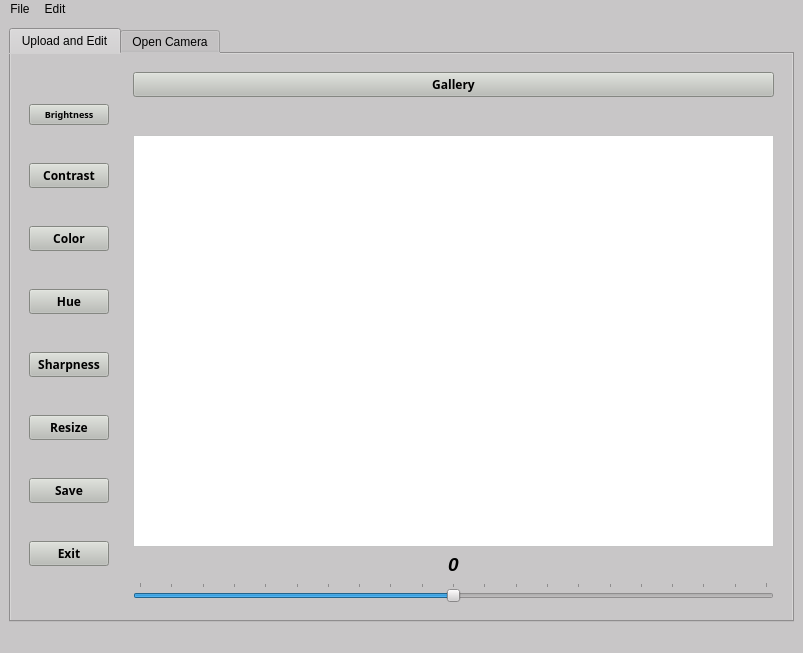
<?xml version="1.0" encoding="UTF-8"?>
<ui version="4.0">
 <class>MainWindow</class>
 <widget class="QMainWindow" name="MainWindow">
  <property name="geometry">
   <rect>
    <x>0</x>
    <y>0</y>
    <width>803</width>
    <height>653</height>
   </rect>
  </property>
  <property name="font">
   <font>
    <family>Segoe Print</family>
   </font>
  </property>
  <property name="windowTitle">
   <string>Image Editor (OpenCV)</string>
  </property>
  <property name="windowIcon">
   <iconset resource="resources.qrc">
    <normaloff>:/Icons/Icons/brightness(1).png</normaloff>:/Icons/Icons/brightness(1).png</iconset>
  </property>
  <property name="autoFillBackground">
   <bool>false</bool>
  </property>
  <property name="styleSheet">
   <string notr="true">background:rgb(200, 198, 199)</string>
  </property>
  <property name="tabShape">
   <enum>QTabWidget::Triangular</enum>
  </property>
  <widget class="QWidget" name="centralwidget">
   <layout class="QHBoxLayout" name="horizontalLayout_2">
    <item>
     <layout class="QHBoxLayout" name="horizontalLayout">
      <item>
       <widget class="QTabWidget" name="Tab">
        <property name="tabPosition">
         <enum>QTabWidget::North</enum>
        </property>
        <property name="currentIndex">
         <number>0</number>
        </property>
        <property name="iconSize">
         <size>
          <width>30</width>
          <height>30</height>
         </size>
        </property>
        <widget class="QWidget" name="EditTab">
         <property name="font">
          <font>
           <family>Segoe Print</family>
           <weight>75</weight>
           <italic>true</italic>
           <bold>true</bold>
          </font>
         </property>
         <attribute name="icon">
          <iconset resource="resources.qrc">
           <normaloff>:/Icons/Icons/image.png</normaloff>:/Icons/Icons/image.png</iconset>
         </attribute>
         <attribute name="title">
          <string>Upload and Edit</string>
         </attribute>
         <layout class="QGridLayout" name="gridLayout_3">
          <item row="1" column="0">
           <widget class="QFrame" name="frame_2">
            <property name="frameShape">
             <enum>QFrame::NoFrame</enum>
            </property>
            <property name="frameShadow">
             <enum>QFrame::Plain</enum>
            </property>
            <layout class="QVBoxLayout" name="verticalLayout">
             <item>
              <widget class="QPushButton" name="Brightness">
               <property name="font">
                <font>
                 <family>Segoe Print</family>
                 <pointsize>7</pointsize>
                 <weight>75</weight>
                 <italic>false</italic>
                 <bold>true</bold>
                 <underline>false</underline>
                 <strikeout>false</strikeout>
                 <kerning>false</kerning>
                </font>
               </property>
               <property name="mouseTracking">
                <bool>true</bool>
               </property>
               <property name="tabletTracking">
                <bool>true</bool>
               </property>
               <property name="focusPolicy">
                <enum>Qt::WheelFocus</enum>
               </property>
               <property name="acceptDrops">
                <bool>true</bool>
               </property>
               <property name="layoutDirection">
                <enum>Qt::LeftToRight</enum>
               </property>
               <property name="autoFillBackground">
                <bool>false</bool>
               </property>
               <property name="styleSheet">
                <string notr="true">background-color: rgb(186, 189, 182);</string>
               </property>
               <property name="text">
                <string>Brightness</string>
               </property>
               <property name="icon">
                <iconset theme="brightness" resource="resources.qrc">
                 <normaloff>:/Icons/Icons/brightness(1).png</normaloff>:/Icons/Icons/brightness(1).png</iconset>
               </property>
               <property name="iconSize">
                <size>
                 <width>57</width>
                 <height>50</height>
                </size>
               </property>
              </widget>
             </item>
             <item>
              <widget class="QPushButton" name="Contrast">
               <property name="font">
                <font>
                 <family>Segoe Print</family>
                 <weight>75</weight>
                 <bold>true</bold>
                </font>
               </property>
               <property name="autoFillBackground">
                <bool>false</bool>
               </property>
               <property name="styleSheet">
                <string notr="true">background-color: rgb(186, 189, 182);</string>
               </property>
               <property name="text">
                <string>Contrast</string>
               </property>
               <property name="icon">
                <iconset theme="brightness" resource="resources.qrc">
                 <normaloff>:/Icon/Icons/brightness(2).png</normaloff>:/Icon/Icons/brightness(2).png</iconset>
               </property>
               <property name="iconSize">
                <size>
                 <width>57</width>
                 <height>50</height>
                </size>
               </property>
              </widget>
             </item>
             <item>
              <widget class="QPushButton" name="Color">
               <property name="font">
                <font>
                 <family>Segoe Print</family>
                 <weight>75</weight>
                 <bold>true</bold>
                </font>
               </property>
               <property name="autoFillBackground">
                <bool>false</bool>
               </property>
               <property name="styleSheet">
                <string notr="true">background-color: rgb(186, 189, 182);</string>
               </property>
               <property name="text">
                <string>Color</string>
               </property>
               <property name="icon">
                <iconset theme="brightness" resource="resources.qrc">
                 <normaloff>:/Icons/Icons/color-circle.png</normaloff>:/Icons/Icons/color-circle.png</iconset>
               </property>
               <property name="iconSize">
                <size>
                 <width>57</width>
                 <height>50</height>
                </size>
               </property>
              </widget>
             </item>
             <item>
              <widget class="QPushButton" name="Hue">
               <property name="font">
                <font>
                 <family>Segoe Print</family>
                 <weight>75</weight>
                 <bold>true</bold>
                </font>
               </property>
               <property name="autoFillBackground">
                <bool>false</bool>
               </property>
               <property name="styleSheet">
                <string notr="true">background-color: rgb(186, 189, 182);</string>
               </property>
               <property name="text">
                <string>Hue</string>
               </property>
               <property name="icon">
                <iconset theme="brightness" resource="resources.qrc">
                 <normaloff>:/Icons/Icons/hue-circle.png</normaloff>:/Icons/Icons/hue-circle.png</iconset>
               </property>
               <property name="iconSize">
                <size>
                 <width>57</width>
                 <height>50</height>
                </size>
               </property>
              </widget>
             </item>
             <item>
              <widget class="QPushButton" name="Sharpness">
               <property name="font">
                <font>
                 <family>Segoe Print</family>
                 <weight>75</weight>
                 <bold>true</bold>
                </font>
               </property>
               <property name="autoFillBackground">
                <bool>false</bool>
               </property>
               <property name="styleSheet">
                <string notr="true">background-color: rgb(186, 189, 182);</string>
               </property>
               <property name="text">
                <string>Sharpness</string>
               </property>
               <property name="icon">
                <iconset theme="brightness" resource="resources.qrc">
                 <normaloff>:/Icons/Icons/sharp.png</normaloff>:/Icons/Icons/sharp.png</iconset>
               </property>
               <property name="iconSize">
                <size>
                 <width>57</width>
                 <height>50</height>
                </size>
               </property>
              </widget>
             </item>
             <item>
              <widget class="QPushButton" name="Resize">
               <property name="font">
                <font>
                 <family>Segoe Print</family>
                 <weight>75</weight>
                 <bold>true</bold>
                </font>
               </property>
               <property name="styleSheet">
                <string notr="true">background-color: rgb(186, 189, 182);</string>
               </property>
               <property name="text">
                <string>Resize</string>
               </property>
               <property name="icon">
                <iconset resource="resources.qrc">
                 <normaloff>:/Icons/Icons/expand.png</normaloff>:/Icons/Icons/expand.png</iconset>
               </property>
               <property name="iconSize">
                <size>
                 <width>57</width>
                 <height>50</height>
                </size>
               </property>
              </widget>
             </item>
             <item>
              <widget class="QPushButton" name="Save">
               <property name="font">
                <font>
                 <family>Segoe Print</family>
                 <weight>75</weight>
                 <bold>true</bold>
                </font>
               </property>
               <property name="styleSheet">
                <string notr="true">background-color: rgb(186, 189, 182);</string>
               </property>
               <property name="text">
                <string>Save</string>
               </property>
               <property name="icon">
                <iconset resource="resources.qrc">
                 <normaloff>:/Icon/Icons/diskette.png</normaloff>:/Icon/Icons/diskette.png</iconset>
               </property>
               <property name="iconSize">
                <size>
                 <width>57</width>
                 <height>50</height>
                </size>
               </property>
              </widget>
             </item>
             <item>
              <widget class="QPushButton" name="Exit">
               <property name="font">
                <font>
                 <family>Segoe Print</family>
                 <weight>75</weight>
                 <bold>true</bold>
                </font>
               </property>
               <property name="styleSheet">
                <string notr="true">background-color: rgb(186, 189, 182);</string>
               </property>
               <property name="text">
                <string>Exit</string>
               </property>
               <property name="icon">
                <iconset resource="resources.qrc">
                 <normaloff>:/Icon/Icons/cancel.png</normaloff>:/Icon/Icons/cancel.png</iconset>
               </property>
               <property name="iconSize">
                <size>
                 <width>50</width>
                 <height>50</height>
                </size>
               </property>
              </widget>
             </item>
            </layout>
           </widget>
          </item>
          <item row="1" column="1">
           <widget class="QFrame" name="frame">
            <property name="frameShape">
             <enum>QFrame::NoFrame</enum>
            </property>
            <property name="frameShadow">
             <enum>QFrame::Raised</enum>
            </property>
            <layout class="QGridLayout" name="gridLayout">
             <item row="0" column="0">
              <widget class="QPushButton" name="Upload">
               <property name="enabled">
                <bool>true</bool>
               </property>
               <property name="font">
                <font>
                 <family>Segoe Print</family>
                 <weight>75</weight>
                 <bold>true</bold>
                </font>
               </property>
               <property name="autoFillBackground">
                <bool>false</bool>
               </property>
               <property name="styleSheet">
                <string notr="true">background-color: rgb(186, 189, 182);</string>
               </property>
               <property name="text">
                <string>Gallery</string>
               </property>
               <property name="icon">
                <iconset resource="resources.qrc">
                 <normaloff>:/Icons/Icons/image.png</normaloff>:/Icons/Icons/image.png</iconset>
               </property>
               <property name="iconSize">
                <size>
                 <width>50</width>
                 <height>50</height>
                </size>
               </property>
              </widget>
             </item>
             <item row="1" column="0">
              <widget class="QLabel" name="editlabel">
               <property name="font">
                <font>
                 <family>Segoe Print</family>
                 <pointsize>14</pointsize>
                 <weight>50</weight>
                 <bold>false</bold>
                </font>
               </property>
               <property name="text">
                <string/>
               </property>
               <property name="textFormat">
                <enum>Qt::PlainText</enum>
               </property>
               <property name="alignment">
                <set>Qt::AlignCenter</set>
               </property>
               <property name="wordWrap">
                <bool>true</bool>
               </property>
              </widget>
             </item>
             <item row="2" column="0">
              <widget class="QGraphicsView" name="editView">
               <property name="autoFillBackground">
                <bool>true</bool>
               </property>
               <property name="styleSheet">
                <string notr="true">background-color:rgb(255,255,255)</string>
               </property>
               <property name="frameShadow">
                <enum>QFrame::Plain</enum>
               </property>
              </widget>
             </item>
             <item row="3" column="0">
              <widget class="QLabel" name="label">
               <property name="font">
                <font>
                 <family>Nirmala UI</family>
                 <pointsize>14</pointsize>
                 <weight>75</weight>
                 <bold>true</bold>
                </font>
               </property>
               <property name="autoFillBackground">
                <bool>false</bool>
               </property>
               <property name="text">
                <string>0</string>
               </property>
               <property name="alignment">
                <set>Qt::AlignCenter</set>
               </property>
               <property name="wordWrap">
                <bool>true</bool>
               </property>
              </widget>
             </item>
             <item row="4" column="0">
              <widget class="QSlider" name="horizontalSlider">
               <property name="autoFillBackground">
                <bool>false</bool>
               </property>
               <property name="styleSheet">
                <string notr="true">background:rgb(200, 198, 199)</string>
               </property>
               <property name="minimum">
                <number>-100</number>
               </property>
               <property name="maximum">
                <number>100</number>
               </property>
               <property name="singleStep">
                <number>10</number>
               </property>
               <property name="pageStep">
                <number>10</number>
               </property>
               <property name="value">
                <number>0</number>
               </property>
               <property name="sliderPosition">
                <number>0</number>
               </property>
               <property name="tracking">
                <bool>true</bool>
               </property>
               <property name="orientation">
                <enum>Qt::Horizontal</enum>
               </property>
               <property name="invertedControls">
                <bool>false</bool>
               </property>
               <property name="tickPosition">
                <enum>QSlider::TicksAbove</enum>
               </property>
               <property name="tickInterval">
                <number>10</number>
               </property>
              </widget>
             </item>
            </layout>
           </widget>
          </item>
         </layout>
        </widget>
        <widget class="QWidget" name="OpenCamera">
         <attribute name="icon">
          <iconset>
           <disabledoff>:/Icons/Icons/camera.png</disabledoff>
          </iconset>
         </attribute>
         <attribute name="title">
          <string>Open Camera</string>
         </attribute>
         <layout class="QGridLayout" name="gridLayout_4">
          <item row="1" column="1">
           <widget class="QScrollArea" name="CameraView">
            <property name="styleSheet">
             <string notr="true">background-color:rgb(255,255,255)</string>
            </property>
            <property name="widgetResizable">
             <bool>true</bool>
            </property>
            <widget class="QWidget" name="scrollAreaWidgetContents">
             <property name="geometry">
              <rect>
               <x>0</x>
               <y>0</y>
               <width>747</width>
               <height>465</height>
              </rect>
             </property>
            </widget>
           </widget>
          </item>
          <item row="0" column="1" colspan="3">
           <widget class="QPushButton" name="Camera">
            <property name="font">
             <font>
              <family>Segoe Print</family>
              <weight>75</weight>
              <bold>true</bold>
             </font>
            </property>
            <property name="autoFillBackground">
             <bool>false</bool>
            </property>
            <property name="styleSheet">
             <string notr="true">background-color: rgb(186, 189, 182);</string>
            </property>
            <property name="text">
             <string>Capture</string>
            </property>
            <property name="icon">
             <iconset theme="brightness" resource="resources.qrc">
              <normaloff>:/Icons/Icons/camera.png</normaloff>:/Icons/Icons/camera.png</iconset>
            </property>
            <property name="iconSize">
             <size>
              <width>50</width>
              <height>50</height>
             </size>
            </property>
           </widget>
          </item>
         </layout>
        </widget>
       </widget>
      </item>
     </layout>
    </item>
   </layout>
  </widget>
  <widget class="QMenuBar" name="menubar">
   <property name="geometry">
    <rect>
     <x>0</x>
     <y>0</y>
     <width>803</width>
     <height>20</height>
    </rect>
   </property>
   <widget class="QMenu" name="menuFile">
    <property name="acceptDrops">
     <bool>false</bool>
    </property>
    <property name="title">
     <string>File</string>
    </property>
    <property name="toolTipsVisible">
     <bool>true</bool>
    </property>
    <addaction name="separator"/>
    <addaction name="actionSave"/>
    <addaction name="actionExit"/>
    <addaction name="actionUpload_Image"/>
   </widget>
   <widget class="QMenu" name="menuEdit">
    <property name="title">
     <string>Edit</string>
    </property>
    <addaction name="actionBrightess"/>
    <addaction name="actionContrast"/>
    <addaction name="actionColor"/>
    <addaction name="actionHue"/>
    <addaction name="actionSharpness"/>
    <addaction name="actionResize"/>
    <addaction name="separator"/>
    <addaction name="actionImage_Display"/>
   </widget>
   <addaction name="menuFile"/>
   <addaction name="menuEdit"/>
  </widget>
  <widget class="QStatusBar" name="statusBar"/>
  <action name="actionSave">
   <property name="icon">
    <iconset resource="resources.qrc">
     <normaloff>:/Icon/Icons/diskette.png</normaloff>:/Icon/Icons/diskette.png</iconset>
   </property>
   <property name="text">
    <string>Save</string>
   </property>
   <property name="shortcut">
    <string>Ctrl+S</string>
   </property>
  </action>
  <action name="actionExit">
   <property name="icon">
    <iconset resource="resources.qrc">
     <normaloff>:/Icon/Icons/cancel.png</normaloff>:/Icon/Icons/cancel.png</iconset>
   </property>
   <property name="text">
    <string>Exit</string>
   </property>
   <property name="shortcut">
    <string>Esc</string>
   </property>
  </action>
  <action name="actionBrightess">
   <property name="icon">
    <iconset resource="resources.qrc">
     <normaloff>:/Icons/Icons/brightness(1).png</normaloff>:/Icons/Icons/brightness(1).png</iconset>
   </property>
   <property name="text">
    <string>Brightess</string>
   </property>
   <property name="shortcut">
    <string>B</string>
   </property>
  </action>
  <action name="actionContrast">
   <property name="icon">
    <iconset resource="resources.qrc">
     <normaloff>:/Icon/Icons/brightness(2).png</normaloff>:/Icon/Icons/brightness(2).png</iconset>
   </property>
   <property name="text">
    <string>Contrast</string>
   </property>
   <property name="shortcut">
    <string>C</string>
   </property>
  </action>
  <action name="actionColor">
   <property name="icon">
    <iconset resource="resources.qrc">
     <normaloff>:/Icons/Icons/color-circle.png</normaloff>:/Icons/Icons/color-circle.png</iconset>
   </property>
   <property name="text">
    <string>Color</string>
   </property>
   <property name="shortcut">
    <string>Ctrl+C</string>
   </property>
  </action>
  <action name="actionHue">
   <property name="icon">
    <iconset resource="resources.qrc">
     <normaloff>:/Icons/Icons/hue-circle.png</normaloff>:/Icons/Icons/hue-circle.png</iconset>
   </property>
   <property name="text">
    <string>Hue</string>
   </property>
   <property name="shortcut">
    <string>H</string>
   </property>
  </action>
  <action name="actionSharpness">
   <property name="icon">
    <iconset resource="resources.qrc">
     <normaloff>:/Icons/Icons/sharp.png</normaloff>:/Icons/Icons/sharp.png</iconset>
   </property>
   <property name="text">
    <string>Sharpness</string>
   </property>
   <property name="shortcut">
    <string>S</string>
   </property>
  </action>
  <action name="actionResize">
   <property name="icon">
    <iconset resource="resources.qrc">
     <normaloff>:/Icons/Icons/expand.png</normaloff>:/Icons/Icons/expand.png</iconset>
   </property>
   <property name="text">
    <string>Resize</string>
   </property>
   <property name="shortcut">
    <string>R</string>
   </property>
  </action>
  <action name="actionImage_Display">
   <property name="text">
    <string>Image_Display</string>
   </property>
   <property name="shortcut">
    <string>Ctrl+Q</string>
   </property>
   <property name="visible">
    <bool>false</bool>
   </property>
   <property name="iconVisibleInMenu">
    <bool>false</bool>
   </property>
  </action>
  <action name="quitAction">
   <property name="text">
    <string>&amp;End Full Screen</string>
   </property>
   <property name="toolTip">
    <string>Exit Screen</string>
   </property>
   <property name="shortcut">
    <string>Esc</string>
   </property>
  </action>
  <action name="actionUpload_Image">
   <property name="text">
    <string>Upload</string>
   </property>
   <property name="shortcut">
    <string>Ctrl+O</string>
   </property>
  </action>
 </widget>
 <tabstops>
  <tabstop>Tab</tabstop>
  <tabstop>Contrast</tabstop>
  <tabstop>Upload</tabstop>
  <tabstop>Save</tabstop>
  <tabstop>Exit</tabstop>
  <tabstop>Sharpness</tabstop>
  <tabstop>horizontalSlider</tabstop>
  <tabstop>Resize</tabstop>
  <tabstop>Hue</tabstop>
  <tabstop>CameraView</tabstop>
  <tabstop>Camera</tabstop>
  <tabstop>editView</tabstop>
  <tabstop>Color</tabstop>
 </tabstops>
 <resources>
  <include location="resources.qrc"/>
 </resources>
 <connections/>
</ui>
